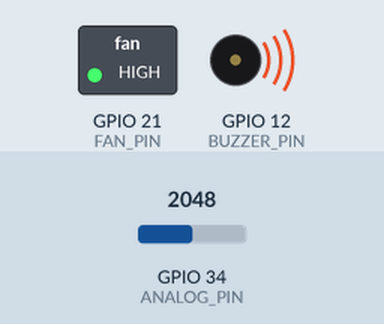
Recording of a sketch running on a simulated ESP32. On the bench: switched loads named in the sketch (green lamp = pin HIGH), buzzer (waves = sounding, pin HIGH). The test bench sets the inputs (shaded band); at power-on: GPIO 34 (ANALOG_PIN) = 2048. WiFi joins after 1.5 s; servers stay silent unless stated; pins used as bus, display or sensor lines are not drawn; what the sketch prints to the serial monitor is not drawn.

Above: at 3.0 s.
3.1 s: GPIO 34 (ANALOG_PIN) set to 927
5.0 s: GPIO 34 (ANALOG_PIN) set to 791
At 6.7 s:
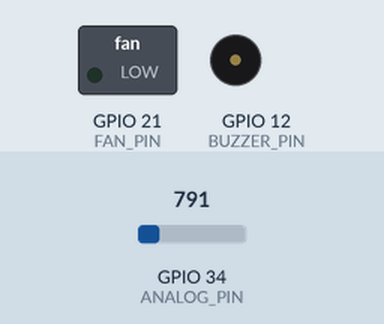
8.3 s: GPIO 34 (ANALOG_PIN) set to 1228
At 10.0 s:
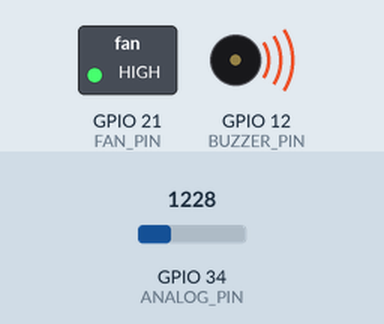
10.3 s: GPIO 34 (ANALOG_PIN) set to 491
At 12.1 s:
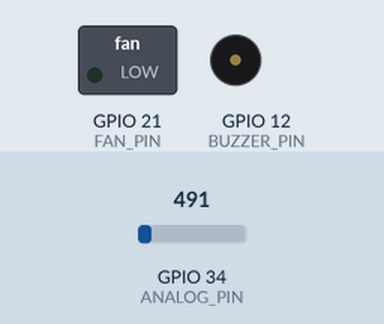
Timing chart, 0 to 13.3 s (numbered marks = the images above; inputs shaded):
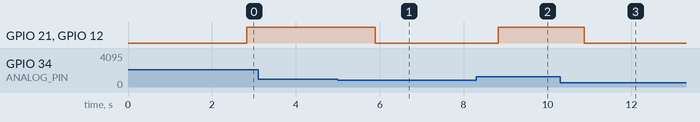

Measured:
- the behaviour switches between 860 and 859 on GPIO 34 (ANALOG_PIN) (found by bisection; images 0 and 1)
- after the input at 3.1 s, every drawn part: stays the same
- after the input at 5.0 s, GPIO 21 (FAN_PIN), GPIO 12 (BUZZER_PIN): HIGH → LOW after 0.89 s
- after the input at 8.3 s, GPIO 21 (FAN_PIN), GPIO 12 (BUZZER_PIN): LOW → HIGH after 0.53 s
- after the input at 10.3 s, GPIO 21 (FAN_PIN), GPIO 12 (BUZZER_PIN): HIGH → LOW after 0.57 s

The sketch:

sketch_may10c.ino
```cpp
#define BLYNK_TEMPLATE_ID "TMPL3GCDace8O"
#define BLYNK_TEMPLATE_NAME "gas"
#include <WiFi.h>
#include <BlynkSimpleEsp32.h>

#define ANALOG_PIN 34
#define SERVO_PIN 18
#define BUZZER_PIN 12
#define FAN_PIN 21
#define LPG_THRESHOLD 20
#define BLYNK_TOKEN "8Vt_thWCzMfF1PxIxs0D1f5sAepocpj3" // Replace "YourAuthToken" with your Blynk authentication token
#define WIFI_SSID "Rupesh12" // Replace "YourSSID" with your Wi-Fi SSID
#define WIFI_PASSWORD "123456789" // Replace "YourPassword" with your Wi-Fi password

BlynkTimer timer;

void sendLpgEvent() {
  Blynk.virtualWrite(V0, "LPG Gas detected!");
}

void setup() {
  Serial.begin(9600);
  Blynk.begin(BLYNK_TOKEN, WIFI_SSID, WIFI_PASSWORD);
  pinMode(SERVO_PIN, OUTPUT);
  pinMode(BUZZER_PIN, OUTPUT);
  pinMode(FAN_PIN, OUTPUT);

  timer.setInterval(1000L, []() {
    int value = analogRead(ANALOG_PIN);
    value = map(value, 0, 4095, 0, 100);
    Blynk.virtualWrite(V1, value);

    if (value > LPG_THRESHOLD) {
      Serial.println(" LPG Gas detected!");
      Serial.print(value);
      moveServo(0);
      activateBuzzer();
      activateFan();
      sendLpgEvent();
      delay(1000);
    } else {
      moveServo(180);
      deactivateBuzzer();
      deactivateFan();
      Serial.println(" No LPG Gas detected!");
      Serial.print(value);
      delay(500);
    }
  });
}

void loop() {
  Blynk.run();
  timer.run();
}

void moveServo(int angle) {
  int pulseWidth = map(angle, 0, 180, 1000, 2000);
  digitalWrite(SERVO_PIN, HIGH);
  delayMicroseconds(pulseWidth);
  digitalWrite(SERVO_PIN, LOW);
  delay(20);
}

void activateBuzzer() {
  digitalWrite(BUZZER_PIN, HIGH);
}

void deactivateBuzzer() {
  digitalWrite(BUZZER_PIN, LOW);
}

void activateFan() {
  digitalWrite(FAN_PIN, HIGH);
}

void deactivateFan() {
  digitalWrite(FAN_PIN, LOW);
}
```
